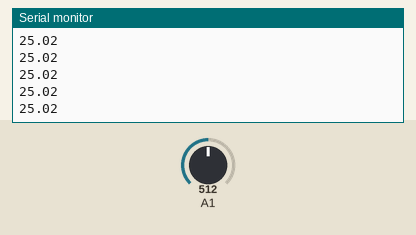
The sketch below on a simulated Arduino Uno, built with avr-gcc and run on an emulated ATmega328P. Parts: the last lines printed to the serial monitor. The inputs (shaded band) are chosen by the test bench; at power-on: A1 = 512.

Above: at 1.2 s.
1.3 s: A1 set to 716
At 1.32 s:
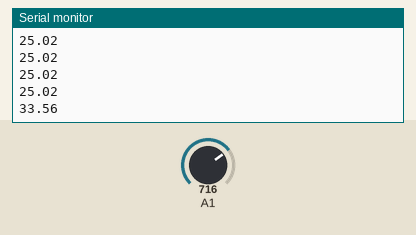
2.8 s: A1 set to 900
At 2.84 s:
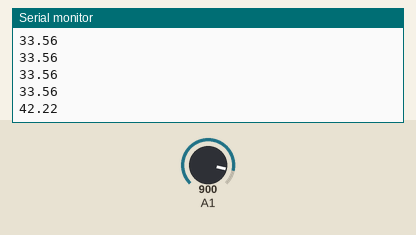
Timing chart, 0 to 5.8 s (numbered marks = the images above; inputs shaded):
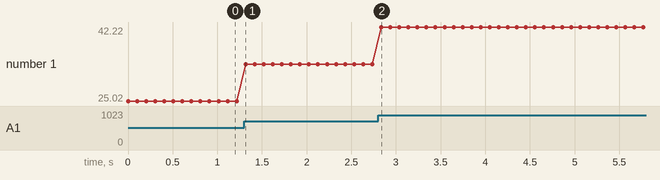

The sketch:

workshop_4.ino
```cpp
/*
analogRead()
Reads the value from the specified analog pin. The Arduino board contains a 6 channel, 10-bit analog to digital converter. This means that it will map input voltages between 0 and 5 volts into integer values between 0 and 1023. This yields a resolution between readings of: 5 volts / 1024 units or, .0049 volts (4.9 mV) per unit. The input range and resolution can be changed using analogReference().
It takes about 100 microseconds (0.0001 s) to read an analog input, so the maximum reading rate is about 10,000 times a second.
*/

#include <math.h>

float gain = -2.25;	// gain of instrumentation amplifier
float R = 10000.0;	// resistor in Wheatstone Bridge

float Rt, temperature, Vab, tmp;
int sensorValue;

double constA = 3.3540154e-03;
double constB = 2.5627725e-04;
double constC = 2.0829210e-06;
double constD = 7.3003206e-08;

void setup() {
	Serial.begin(9600);
}

void loop() {
	sensorValue = analogRead(A1);
	Vab = (sensorValue * 5.0 / 1023.0 - 2.5) / gain;

	/* Wheatstone Bridge */
	tmp = Vab / 5.0 + 0.5;
	Rt = R * tmp / (1 - tmp);
	/* /Wheatstone Bridge */

	temperature = Rt2Temperature(Rt);

	Serial.println(temperature);

	delay(100);
}

float Rt2Temperature(float Rt) {
	float R25 = 10000.0;
	double ratio = Rt / R25;
	float temperature = 1.0 / (constA + constB * log(ratio)  + constC * log(ratio * ratio) + constD * log(ratio * ratio * ratio)) - 273.15;
	return temperature;
}
```

Measured:
- after the input at 1.3 s, the serial monitor: prints a new line at once (image 1)
- after the input at 2.8 s, the serial monitor: prints a new line at once (image 2)
- plotted number 1: 25.02 → 33.56 after the input at 1.3 s, 33.56 → 42.22 after the input at 2.8 s
